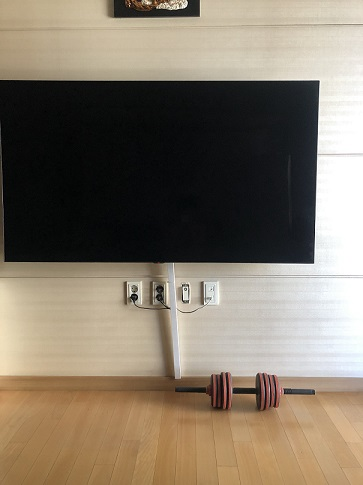
#> input picture sift_image.jpg, 363 x 485 px
$ jupyter execute Matching.ipynb   (shell and % lines are left out)
#> lines starting #> are read from the running program, lines starting #| are printed output that depends on the picture
[cell 1]
import numpy as np
import cv2
from matplotlib import pyplot as plt
from google.colab.patches import cv2_imshow

[cell 2]
from google.colab import files

uploaded = files.upload()
#> the answer given: sift_image.jpg

for fn in uploaded.keys():
  print('User uploaded file "{name}" with length {length} bytes'.format(
      name=fn, length=len(uploaded[fn])))

[cell 3]
img = cv2.imread('sift_image.jpg',1)
#> img is the input picture: shape (485, 363, 3); mean B, G, R 104.4, 119.8, 131.1

template = cv2.imread('sift_crop.jpg',1)
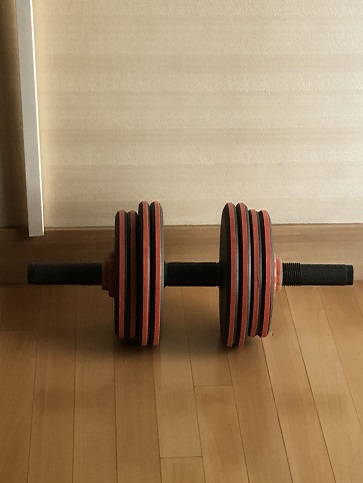
#> input picture sift_crop.jpg, 363 x 483 px
#> template is the input picture: shape (483, 363, 3); mean B, G, R 98.6, 129.1, 154.4


print('-----------------------IMAGE-----------------------')
cv2_imshow(img)

print('\n-----------------------TEMPLATE-----------------------')
cv2_imshow(template)

[cell 4]
sift = cv2.xfeatures2d.SIFT_create()

[cell 5]
kp1, des1 = sift.detectAndCompute(img,None)
#> kp1 = 118 keypoints; strongest (x, y, size): (184, 6, 3.5), (134, 297, 4.9), (280, 228, 53.3), (193, 9, 10.8)
kp2, des2 = sift.detectAndCompute(template,None)
#> kp2 = 99 keypoints; strongest (x, y, size): (238, 205, 1.9), (226, 206, 2.7), (295, 275, 16.9), (141, 205, 3.7)

[cell 6]
bf = cv2.BFMatcher()
matches = bf.knnMatch(des1,des2, k=2)
#> matches = 118 matches

[cell 7]
good = []
for m,n in matches:
    if m.distance < 0.5*n.distance:
        good.append([m])
#> this loop made 118 passes
#> after the loop, good = 3 matches

[cell 8]
img3 = cv2.drawMatchesKnn(img,kp1,template,kp2,good,None,flags=2)
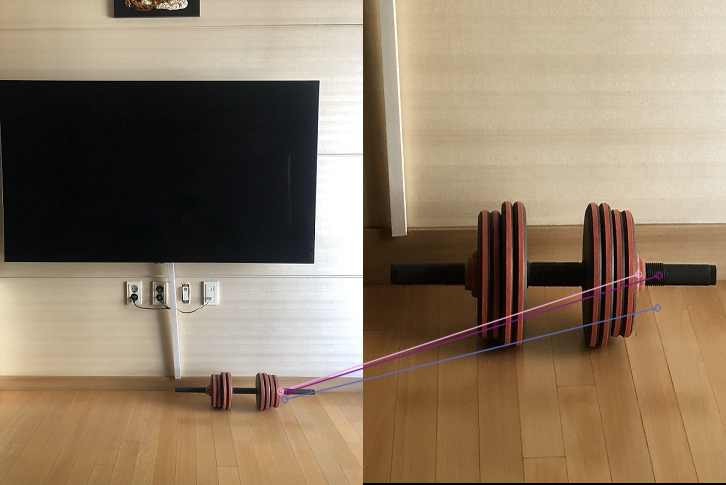
#> img3: shape (485, 726, 3); mean B, G, R 101.9, 124.3, 142.6
plt.imshow(img3)
plt.show()

[cell 9]
cv2_imshow(img3)

[cell 10]
from google.colab import files

uploaded = files.upload()
#> the answer given: sift_crop.jpg

for fn in uploaded.keys():
  print('User uploaded file "{name}" with length {length} bytes'.format(
      name=fn, length=len(uploaded[fn])))

[cell 11]
img = cv2.imread('sift_image.jpg',1)

template_rotate= cv2.imread('sift_crop_rotate_90degree.jpg',1)
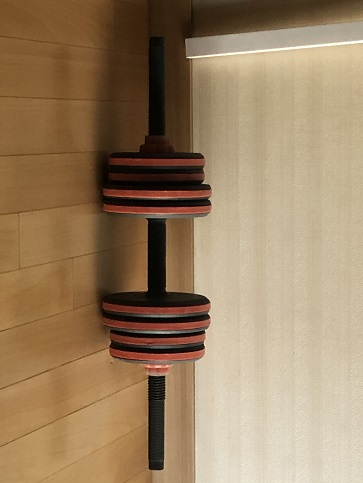
#> input picture sift_crop_rotate_90degree.jpg, 363 x 483 px
#> template_rotate is the input picture: shape (483, 363, 3); mean B, G, R 98.6, 129.1, 154.4


print('-----------------------IMAGE-----------------------')
cv2_imshow(img)

print('\n-----------------------TEMPLATE ROTATED BY 90 Degree-----------------------')
cv2_imshow(template_rotate)

[cell 12]
kp1, des1 = sift.detectAndCompute(img,None)
kp2, des2 = sift.detectAndCompute(template_rotate,None)
#> kp2 = 101 keypoints; strongest (x, y, size): (156, 387, 14), (201, 347, 5.3), (203, 332, 2.5), (207, 317, 3.4)

[cell 13]
bf = cv2.BFMatcher()
matches = bf.knnMatch(des1,des2, k=2)

[cell 14]
good = []
for m,n in matches:
    if m.distance < 0.3*n.distance:
        good.append([m])
#> after the loop, good = 2 matches

[cell 15]
res2 = cv2.drawMatchesKnn(img,kp1,template_rotate,kp2,good,None,flags=2)
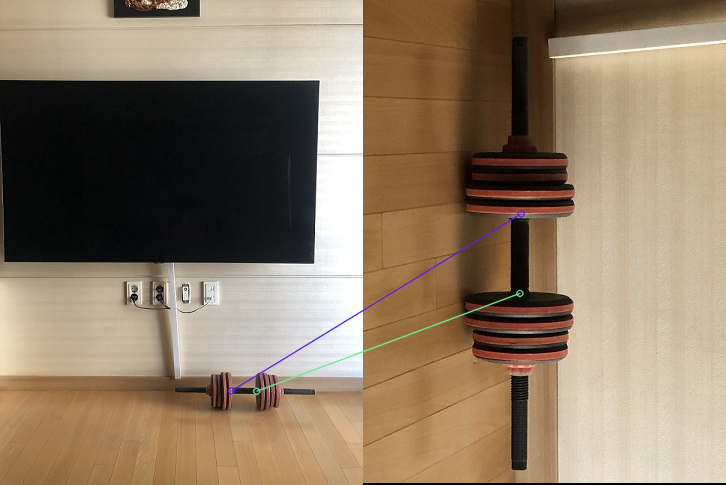
#> res2: shape (485, 726, 3); mean B, G, R 101.5, 124.2, 142.3
plt.imshow(res2)
plt.show()

[cell 16]
cv2_imshow(res2)

[cell 17]
good1 = []
for m,n in matches:
    if m.distance < 0.8*n.distance:
        good1.append([m])
#> after the loop, good1 = 25 matches

[cell 18]
res3 = cv2.drawMatchesKnn(img,kp1,template_rotate,kp2,good1,None,flags=2)
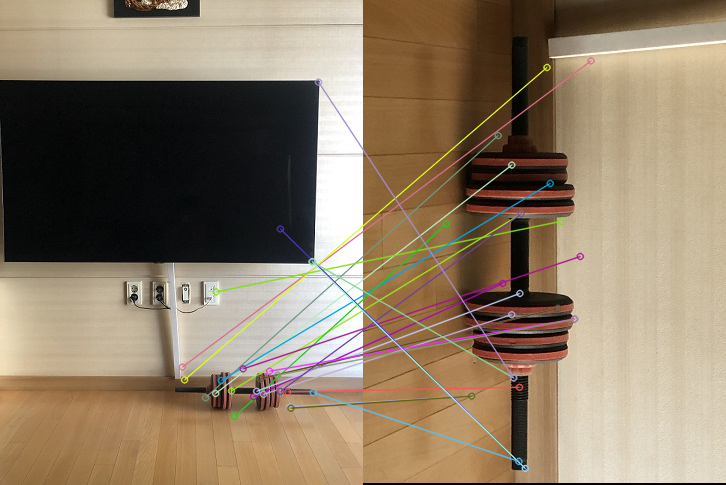
#> res3: shape (485, 726, 3); mean B, G, R 102.2, 124.7, 142.2
plt.imshow(res3)
plt.show()
